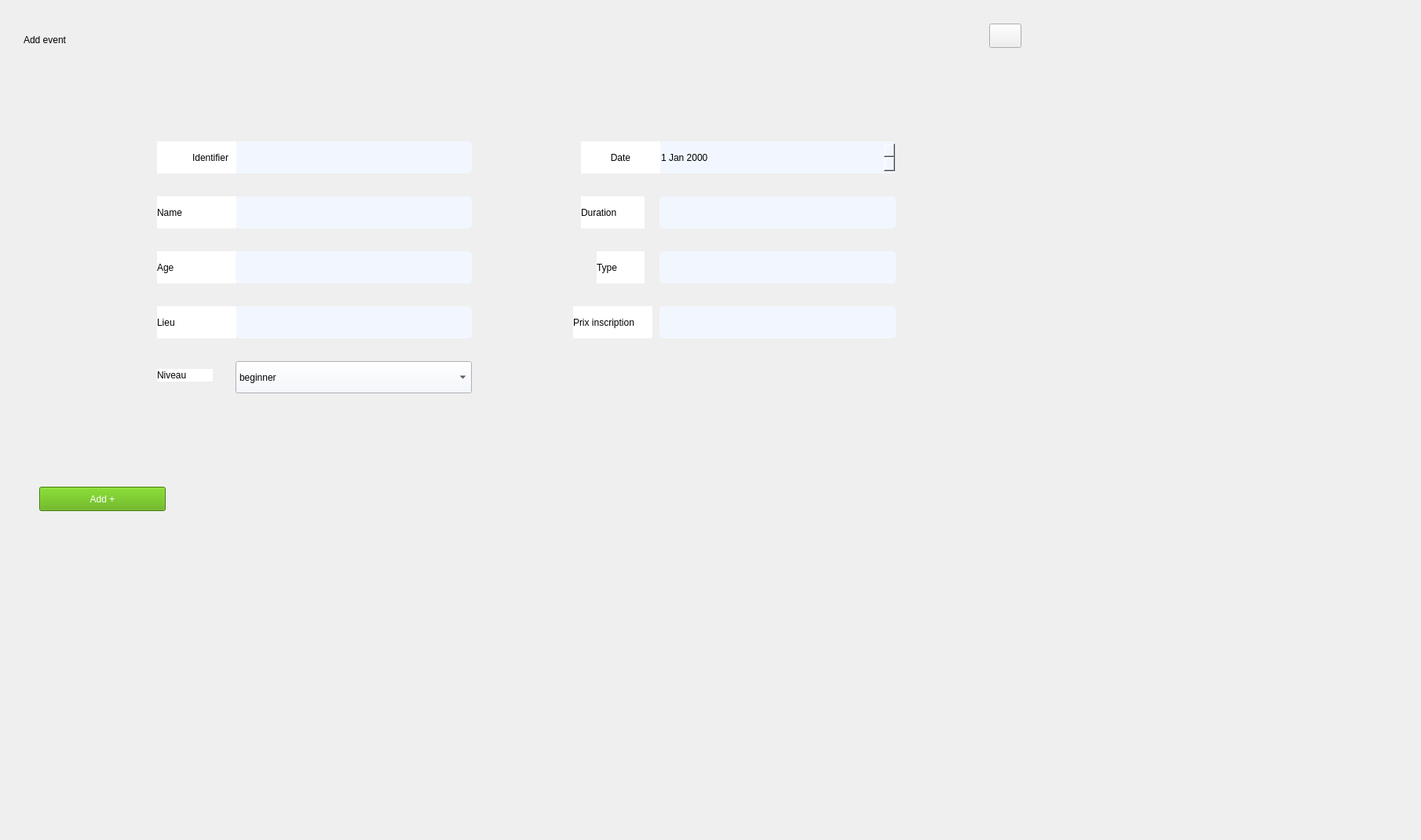
      <widget class="QWidget" name="ajoutevent">
       <widget class="QLineEdit" name="l_nom_event">
        <property name="geometry">
         <rect>
          <x>300</x>
          <y>250</y>
          <width>301</width>
          <height>41</height>
         </rect>
        </property>
        <property name="styleSheet">
         <string notr="true">border-radius: 5px ;
background-color: rgb(242, 247, 255);</string>
        </property>
        <property name="frame">
         <bool>true</bool>
        </property>
        <property name="alignment">
         <set>Qt::AlignCenter</set>
        </property>
        <property name="dragEnabled">
         <bool>true</bool>
        </property>
        <property name="readOnly">
         <bool>false</bool>
        </property>
       </widget>
       <widget class="QLineEdit" name="l_dure_event">
        <property name="geometry">
         <rect>
          <x>840</x>
          <y>250</y>
          <width>301</width>
          <height>41</height>
         </rect>
        </property>
        <property name="styleSheet">
         <string notr="true">border-radius: 5px ;
background-color: rgb(242, 247, 255);</string>
        </property>
        <property name="frame">
         <bool>true</bool>
        </property>
        <property name="alignment">
         <set>Qt::AlignCenter</set>
        </property>
        <property name="dragEnabled">
         <bool>true</bool>
        </property>
        <property name="readOnly">
         <bool>false</bool>
        </property>
       </widget>
       <widget class="QLabel" name="label_95">
        <property name="geometry">
         <rect>
          <x>30</x>
          <y>30</y>
          <width>261</width>
          <height>41</height>
         </rect>
        </property>
        <property name="styleSheet">
         <string notr="true">font: 15pt &quot;Poppins&quot;;</string>
        </property>
        <property name="text">
         <string>Add event</string>
        </property>
       </widget>
       <widget class="QDateEdit" name="l_date_event">
        <property name="geometry">
         <rect>
          <x>840</x>
          <y>180</y>
          <width>301</width>
          <height>41</height>
         </rect>
        </property>
        <property name="styleSheet">
         <string notr="true">border-radius: 5px ;
background-color: rgb(242, 247, 255);</string>
        </property>
       </widget>
       <widget class="QLineEdit" name="l_id_event">
        <property name="geometry">
         <rect>
          <x>300</x>
          <y>180</y>
          <width>301</width>
          <height>41</height>
         </rect>
        </property>
        <property name="styleSheet">
         <string notr="true">border-radius: 5px ;
background-color: rgb(242, 247, 255);</string>
        </property>
        <property name="frame">
         <bool>true</bool>
        </property>
        <property name="alignment">
         <set>Qt::AlignCenter</set>
        </property>
        <property name="dragEnabled">
         <bool>true</bool>
        </property>
        <property name="readOnly">
         <bool>false</bool>
        </property>
       </widget>
       <widget class="QLineEdit" name="l_type_event">
        <property name="geometry">
         <rect>
          <x>840</x>
          <y>320</y>
          <width>301</width>
          <height>41</height>
         </rect>
        </property>
        <property name="styleSheet">
         <string notr="true">border-radius: 5px ;
background-color: rgb(242, 247, 255);</string>
        </property>
        <property name="frame">
         <bool>true</bool>
        </property>
        <property name="alignment">
         <set>Qt::AlignCenter</set>
        </property>
        <property name="dragEnabled">
         <bool>true</bool>
        </property>
        <property name="readOnly">
         <bool>false</bool>
        </property>
       </widget>
       <widget class="QLineEdit" name="l_lieu_event">
        <property name="geometry">
         <rect>
          <x>300</x>
          <y>390</y>
          <width>301</width>
          <height>41</height>
         </rect>
        </property>
        <property name="styleSheet">
         <string notr="true">border-radius: 5px ;
background-color: rgb(242, 247, 255);</string>
        </property>
        <property name="frame">
         <bool>true</bool>
        </property>
        <property name="alignment">
         <set>Qt::AlignCenter</set>
        </property>
        <property name="dragEnabled">
         <bool>true</bool>
        </property>
        <property name="readOnly">
         <bool>false</bool>
        </property>
       </widget>
       <widget class="QLabel" name="label_100">
        <property name="geometry">
         <rect>
          <x>760</x>
          <y>320</y>
          <width>61</width>
          <height>41</height>
         </rect>
        </property>
        <property name="styleSheet">
         <string notr="true">background-color: rgb(255, 255, 255);
font: 10pt &quot;poppins&quot;;
color: rgb(0, 0, 0);
</string>
        </property>
        <property name="text">
         <string>Type</string>
        </property>
        <property name="alignment">
         <set>Qt::AlignLeading|Qt::AlignLeft|Qt::AlignVCenter</set>
        </property>
       </widget>
       <widget class="QLabel" name="label_96">
        <property name="geometry">
         <rect>
          <x>740</x>
          <y>180</y>
          <width>101</width>
          <height>41</height>
         </rect>
        </property>
        <property name="styleSheet">
         <string notr="true">background-color: rgb(255, 255, 255);
font: 10pt &quot;poppins&quot;;
color: rgb(0, 0, 0);
</string>
        </property>
        <property name="text">
         <string>Date</string>
        </property>
        <property name="alignment">
         <set>Qt::AlignCenter</set>
        </property>
       </widget>
       <widget class="QLabel" name="label_94">
        <property name="geometry">
         <rect>
          <x>200</x>
          <y>390</y>
          <width>101</width>
          <height>41</height>
         </rect>
        </property>
        <property name="styleSheet">
         <string notr="true">background-color: rgb(255, 255, 255);
font: 10pt &quot;poppins&quot;;
color: rgb(0, 0, 0);
</string>
        </property>
        <property name="text">
         <string>Lieu</string>
        </property>
        <property name="alignment">
         <set>Qt::AlignLeading|Qt::AlignLeft|Qt::AlignVCenter</set>
        </property>
       </widget>
       <widget class="QLabel" name="label_98">
        <property name="geometry">
         <rect>
          <x>1530</x>
          <y>680</y>
          <width>271</width>
          <height>381</height>
         </rect>
        </property>
        <property name="text">
         <string/>
        </property>
        <property name="pixmap">
         <pixmap>:/img/typing_human.png</pixmap>
        </property>
        <property name="scaledContents">
         <bool>true</bool>
        </property>
       </widget>
       <widget class="QLabel" name="label_92">
        <property name="geometry">
         <rect>
          <x>200</x>
          <y>320</y>
          <width>101</width>
          <height>41</height>
         </rect>
        </property>
        <property name="styleSheet">
         <string notr="true">background-color: rgb(255, 255, 255);
font: 10pt &quot;poppins&quot;;
color: rgb(0, 0, 0);
</string>
        </property>
        <property name="text">
         <string>Age</string>
        </property>
        <property name="alignment">
         <set>Qt::AlignLeading|Qt::AlignLeft|Qt::AlignVCenter</set>
        </property>
       </widget>
       <widget class="QLineEdit" name="l_age_event">
        <property name="geometry">
         <rect>
          <x>300</x>
          <y>320</y>
          <width>301</width>
          <height>41</height>
         </rect>
        </property>
        <property name="styleSheet">
         <string notr="true">border-radius: 5px ;
background-color: rgb(242, 247, 255);</string>
        </property>
        <property name="alignment">
         <set>Qt::AlignCenter</set>
        </property>
       </widget>
       <widget class="QLabel" name="label_97">
        <property name="geometry">
         <rect>
          <x>200</x>
          <y>180</y>
          <width>101</width>
          <height>41</height>
         </rect>
        </property>
        <property name="styleSheet">
         <string notr="true">background-color: rgb(255, 255, 255);
font: 10pt &quot;poppins&quot;;
color: rgb(0, 0, 0);
</string>
        </property>
        <property name="text">
         <string>       Identifier   </string>
        </property>
        <property name="alignment">
         <set>Qt::AlignRight|Qt::AlignTrailing|Qt::AlignVCenter</set>
        </property>
       </widget>
       <widget class="QLabel" name="label_101">
        <property name="geometry">
         <rect>
          <x>740</x>
          <y>250</y>
          <width>81</width>
          <height>41</height>
         </rect>
        </property>
        <property name="styleSheet">
         <string notr="true">background-color: rgb(255, 255, 255);
font: 10pt &quot;poppins&quot;;
color: rgb(0, 0, 0);
</string>
        </property>
        <property name="text">
         <string>Duration</string>
        </property>
        <property name="alignment">
         <set>Qt::AlignLeading|Qt::AlignLeft|Qt::AlignVCenter</set>
        </property>
       </widget>
       <widget class="QLabel" name="label_93">
        <property name="geometry">
         <rect>
          <x>200</x>
          <y>250</y>
          <width>101</width>
          <height>41</height>
         </rect>
        </property>
        <property name="styleSheet">
         <string notr="true">background-color: rgb(255, 255, 255);
font: 10pt &quot;poppins&quot;;
color: rgb(0, 0, 0);
</string>
        </property>
        <property name="text">
         <string>Name</string>
        </property>
        <property name="alignment">
         <set>Qt::AlignLeading|Qt::AlignLeft|Qt::AlignVCenter</set>
        </property>
       </widget>
       <widget class="QLineEdit" name="l_prix_event">
        <property name="geometry">
         <rect>
          <x>840</x>
          <y>390</y>
          <width>301</width>
          <height>41</height>
         </rect>
        </property>
        <property name="styleSheet">
         <string notr="true">border-radius: 5px ;
background-color: rgb(242, 247, 255);</string>
        </property>
        <property name="frame">
         <bool>true</bool>
        </property>
        <property name="alignment">
         <set>Qt::AlignCenter</set>
        </property>
        <property name="dragEnabled">
         <bool>true</bool>
        </property>
        <property name="readOnly">
         <bool>false</bool>
        </property>
       </widget>
       <widget class="QPushButton" name="valider_event">
        <property name="geometry">
         <rect>
          <x>50</x>
          <y>620</y>
          <width>161</width>
          <height>31</height>
         </rect>
        </property>
        <property name="styleSheet">
         <string notr="true">background-color: rgb(85, 170, 0);
font: 9pt &quot;MS Shell Dlg 2&quot;;
color: rgb(255, 255, 255);</string>
        </property>
        <property name="text">
         <string>Add +</string>
        </property>
       </widget>
       <widget class="QLabel" name="label_99">
        <property name="geometry">
         <rect>
          <x>730</x>
          <y>390</y>
          <width>101</width>
          <height>41</height>
         </rect>
        </property>
        <property name="styleSheet">
         <string notr="true">background-color: rgb(255, 255, 255);
font: 10pt &quot;poppins&quot;;
color: rgb(0, 0, 0);
</string>
        </property>
        <property name="text">
         <string>Prix inscription</string>
        </property>
        <property name="alignment">
         <set>Qt::AlignLeading|Qt::AlignLeft|Qt::AlignVCenter</set>
        </property>
       </widget>
       <widget class="QComboBox" name="niveau">
        <property name="geometry">
         <rect>
          <x>300</x>
          <y>460</y>
          <width>301</width>
          <height>41</height>
         </rect>
        </property>
        <property name="styleSheet">
         <string notr="true">background-color: rgb(242, 247, 255);</string>
        </property>
        <item>
         <property name="text">
          <string>beginner</string>
         </property>
        </item>
        <item>
         <property name="text">
          <string>intermediate</string>
         </property>
        </item>
        <item>
         <property name="text">
          <string>amateur</string>
         </property>
        </item>
        <item>
         <property name="text">
          <string>professional</string>
         </property>
        </item>
       </widget>
       <widget class="QLabel" name="label_37">
        <property name="geometry">
         <rect>
          <x>200</x>
          <y>470</y>
          <width>71</width>
          <height>16</height>
         </rect>
        </property>
        <property name="styleSheet">
         <string>background-color: rgb(255, 255, 255);
font: 10pt &quot;poppins&quot;;
color: rgb(0, 0, 0);
</string>
        </property>
        <property name="text">
         <string>Niveau</string>
        </property>
       </widget>
       <widget class="QPushButton" name="back1_event">
        <property name="geometry">
         <rect>
          <x>1260</x>
          <y>30</y>
          <width>41</width>
          <height>31</height>
         </rect>
        </property>
        <property name="text">
         <string/>
        </property>
        <property name="icon">
         <iconset resource="assets.qrc">
          <normaloff>:/img/img/back.png</normaloff>:/img/img/back.png</iconset>
        </property>
        <property name="iconSize">
         <size>
          <width>33</width>
          <height>33</height>
         </size>
        </property>
       </widget>
       <widget class="QLabel" name="label_66">
        <property name="geometry">
         <rect>
          <x>1000</x>
          <y>440</y>
          <width>271</width>
          <height>381</height>
         </rect>
        </property>
        <property name="text">
         <string/>
        </property>
        <property name="pixmap">
         <pixmap resource="assets.qrc">:/img/img/typing_human.png</pixmap>
        </property>
        <property name="scaledContents">
         <bool>true</bool>
        </property>
       </widget>
      </widget>
